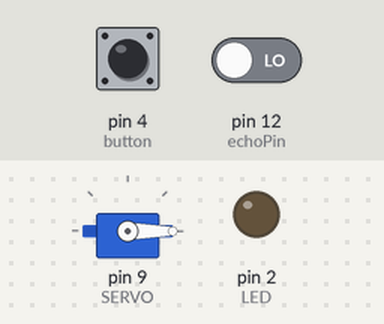
Recording of a sketch running on a simulated Arduino Uno, built with avr-gcc and run on an emulated ATmega328P. Parts: servo, output pins drawn as LEDs (lit = HIGH). The test bench sets the inputs (shaded band); at power-on: pin 4 (button) LOW, pin 12 (echoPin) LOW. Pins used as bus, display or sensor lines are not drawn.

Above: at 1.2 s.
1.3 s: pin 4 (button) pulled HIGH for 0.15 s
At 2.1 s:
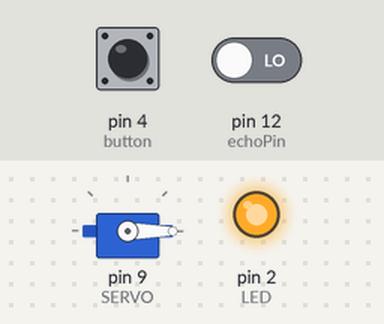
At 3.1 s:
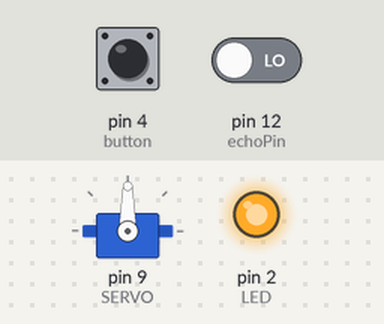
Timing chart, 0 to 12.4 s (numbered marks = the images above; inputs shaded):
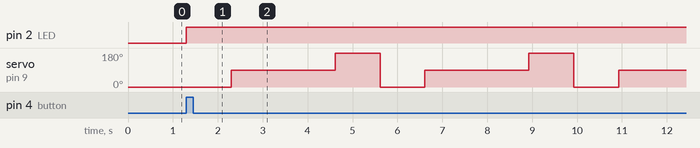

Measured:
- after the input at 1.3 s, pin 2 (LED): LOW → HIGH at once; servo on pin 9 (SERVO): 0° → 90° after 1.0 s, → 180° 2.3 s later, → 0° 1.0 s later, → 90° 1.0 s later, … (7 changes in this stretch)

The sketch:

1014_ex.ino
```cpp
#include <Servo.h>

const int LED =     2;
const int button =  4;
const int trigPin = 11; //출력
const int echoPin = 12;
const int SERVO =9;
int A =        0;
int angle =   90;
Servo servo;
int t=0;

void LED_b()
{
  Serial.print("LED");
  for(int i = 0 ; i<256 ; i++)
  {
    digitalWrite(LED ,  i);
  }
}

void wave()
{
  Serial.print("wave");
  digitalWrite(trigPin , 1);
  delay(10);
  digitalWrite(echoPin , 0);

  float x = pulseIn(echoPin , 1);
  float y = ((float)(340 * x ) /10000) /2;

    Serial.print("초음파 시간 :");
    Serial.print(x);
    Serial.print("거리 :");
    Serial.print(y);
    Serial.print("cm");
    delay(300);
}

void stick()
{
  Serial.print("stick");
}

void setup()
{
  pinMode(LED, OUTPUT);
  pinMode(button , INPUT);
  pinMode(trigPin, OUTPUT);
  pinMode(echoPin, INPUT);
  servo.attach(SERVO);
  servo.write(0);


}

void loop()
{
  int bt = digitalRead(button);

 while(bt==1)
 {
   servo.write(A*angle);
   if(A==0)
   {
     LED_b();
   }
   else if(A==1)
   {
     wave();
   }
   else if(A==2)
   {
     stick();
   }

   A++;
   if(A == 3)
   {
     A=0;
   }

   delay(1000);
}
}
```

110p.ino
```cpp

```
